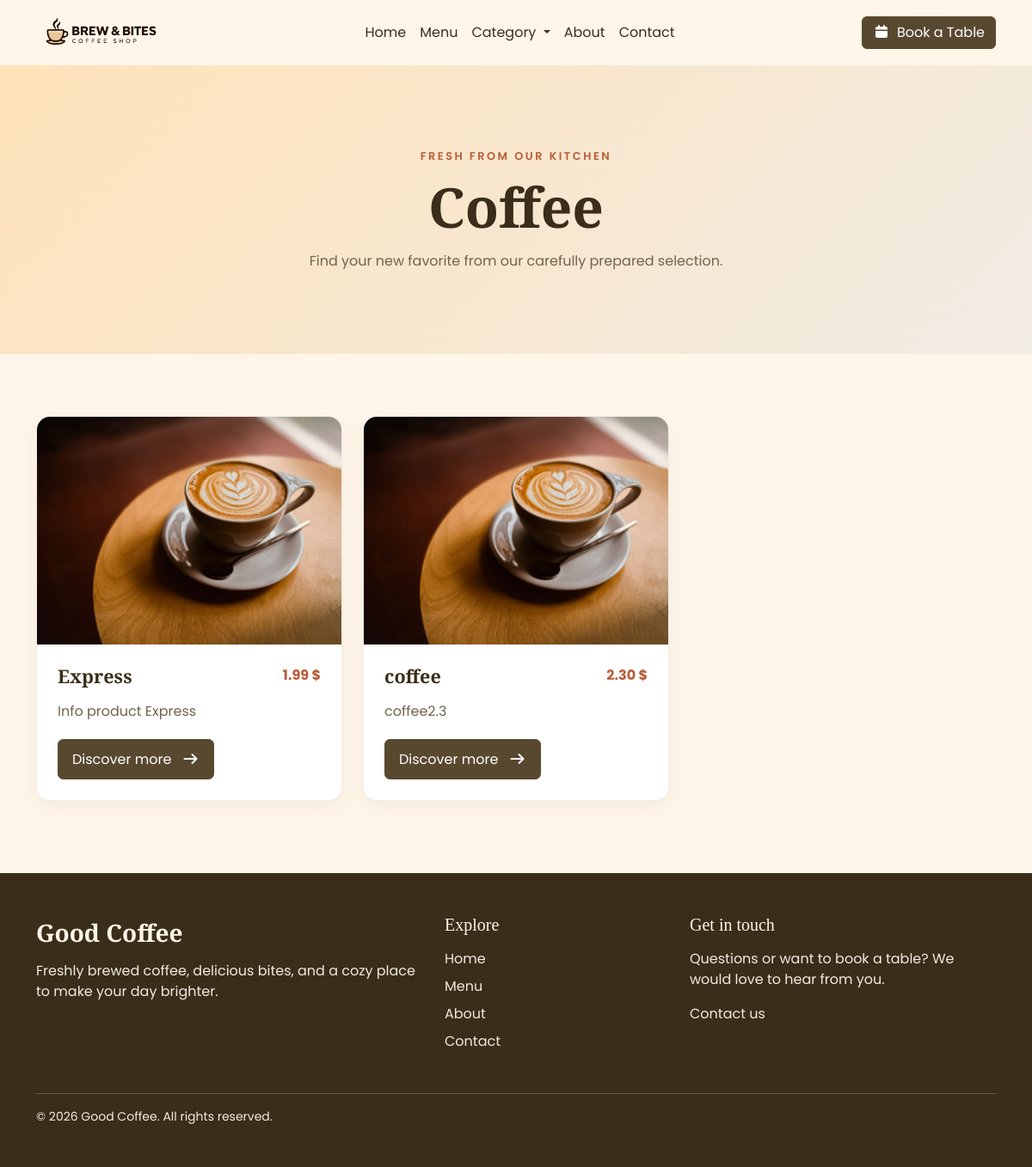
Screenshot of /category/coffee with the database file from the repository.
### aplikacion/models.py (models this page shows, shortened)
class Category(models.Model):
    category_name = models.CharField(max_length=200, null=True, blank=True)
    category_slug = models.SlugField(primary_key=True)

class Product(models.Model):
    product_slug = models.SlugField(primary_key=True)
    product_name = models.CharField(max_length=200, null=True, blank=True)
    product_description = models.TextField(null=True, blank=True)
    product_price = models.DecimalField(max_digits=6, decimal_places=2, null=True, blank=True)
    product_image = models.ImageField(upload_to="product/")
    product_category = models.ForeignKey(Category, on_delete=models.CASCADE, null=True, blank=True)
    product_ingredient = models.ManyToManyField(Ingredient, blank=True, null=True)

### aplikacion/views.py (the view)
# urls.py: path("category/<slug>", views.category, name="categoryPage"),
def category(request, slug):
    allCategory = Category.objects.all()
    getCategory = Category.objects.get(category_slug=slug)
    productsCategory = Product.objects.filter(product_category=getCategory)
    context = {"getCategory":getCategory, "allCategory":allCategory, "productsCategory":productsCategory}
    return render(request, "category.html", context)

### aplikacion/templates/category.html (shortened to what this page needs)
{% extends "index.html" %}
{% load static %}
{% block content %}
<main class="category-page">
    <section class="category-heading">
        <div class="container">
            <p class="category-eyebrow">Fresh from our kitchen</p>
            <h1>{{getCategory.category_name}}</h1>
            <p class="category-intro">Find your new favorite from our carefully prepared selection.</p>
        </div>
    </section>
    <section class="container category-products" aria-label="{{getCategory.category_name}} products">
        <div class="row g-4">
            {% for product in productsCategory %}
            <div class="col-12 col-md-6 col-lg-4">
                <article class="card category-product-card h-100">
                    <a class="category-product-image-link" href="{% url 'productPage' product.product_slug %}" aria-label="View {{product.product_name}}">
                        <img src="{{product.product_image.url}}" class="card-img-top category-product-image" alt="{{product.product_name}}">
                    </a>
                    <div class="card-body d-flex flex-column">
                        <div class="d-flex justify-content-between align-items-start gap-3">
                            <h2 class="card-title category-product-title">{{product.product_name}}</h2>
                            {% if product.product_price %}
                            <p class="category-product-price mb-0">{{product.product_price}} $</p>
                            {% endif %}
                        </div>
                        {% if product.product_description %}
                        <p class="category-product-description">{{product.product_description|truncatewords:18}}</p>
                        {% endif %}
                        <a href="{% url 'productPage' product.product_slug %}" class="btn category-product-button mt-auto">
                            Discover more <i class="fa-solid fa-arrow-right ms-2" aria-hidden="true"></i>
                        </a>
                    </div>
                </article>
            </div>
            {% endfor %}
        </div>
    </section>
</main>
{% endblock %}

### aplikacion/static/css/style.css (style rules this page uses)
:root { --color-primary-brand-1: #FFF6E9; --color-primary-brand-2: #ffd79c9c; --color-primary-light-1: #FFFFFF; --color-primary-light-2: #FCFAF8; --color-primary-light-3: #F0EBE4; --color-primary-dark-1: #3A2D19; --color-primary-dark-2: #594830; --color-primary-dark-3: #72634C; --color-accent: #B85C38; --font-title: "Playfair Display", serif; --font-text: "Poppins", sans-serif; }
* { margin: 0; padding: 0; box-sizing: border-box; }
body { font-size: 16px; line-height: 1.5; font-family: var(--font-text); background-color: var(--color-primary-brand-1); }
h1, h2, h3, h4, h5, h6 { font-family: var(--font-title); }
.category-heading { background: linear-gradient(135deg, var(--color-primary-brand-2), var(--color-primary-light-3)); padding: clamp(3rem, 8vw, 6rem) 0; text-align: center; }
.category-eyebrow { color: var(--color-accent); font-size: 0.8rem; font-weight: 600; letter-spacing: 0.2em; margin-bottom: 0.75rem; text-transform: uppercase; }
.category-heading h1 { color: var(--color-primary-dark-1); font-family: var(--font-title); font-size: clamp(2.5rem, 6vw, 4rem); font-weight: 700; margin-bottom: 0.75rem; }
.category-intro { color: var(--color-primary-dark-3); margin: 0 auto; max-width: 36rem; }
.category-products { padding-bottom: clamp(3rem, 7vw, 5.5rem); padding-top: clamp(2.5rem, 6vw, 4.5rem); }
.category-product-card { background-color: var(--color-primary-light-1); border: 1px solid rgba(58, 45, 25, 0.08); border-radius: 1rem; box-shadow: 0 0.5rem 1.5rem rgba(58, 45, 25, 0.06); overflow: hidden; transition: box-shadow 0.2s ease, transform 0.2s ease; }
.category-product-image-link { display: block; overflow: hidden; }
.category-product-image { aspect-ratio: 4 / 3; object-fit: cover; transition: transform 0.3s ease; }
.category-product-card .card-body { padding: 1.5rem; }
.category-product-title { color: var(--color-primary-dark-1); font-family: var(--font-title); font-size: 1.35rem; font-weight: 700; margin: 0; }
.category-product-price { color: var(--color-accent); font-size: 1rem; font-weight: 700; white-space: nowrap; }
.category-product-description { color: var(--color-primary-dark-3); margin: 1rem 0 1.25rem; }
.category-product-button { align-self: flex-start; background-color: var(--color-primary-dark-2); border: 1px solid var(--color-primary-dark-2); border-radius: 0.4rem; color: var(--color-primary-light-1); padding: 0.65rem 1rem; transition: background-color 0.2s ease, color 0.2s ease; }

### rows the page displays
Category: category_name "Coffee"
Product: product_image (picture), product_name "Express", product_price "1.99", product_description "Info product Express"
Product: product_image (picture), product_name "coffee", product_price "2.30", product_description "coffee2.3"
